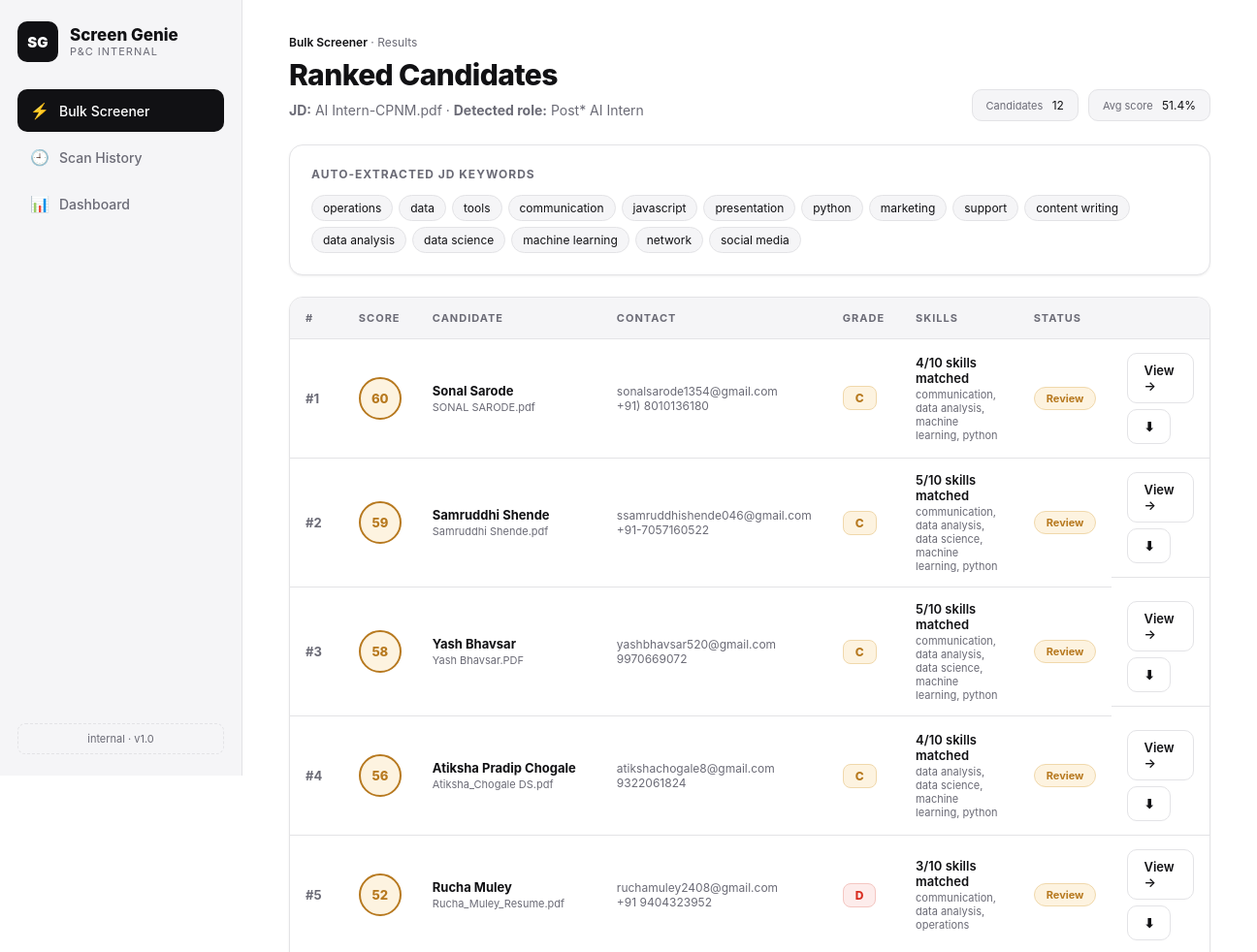
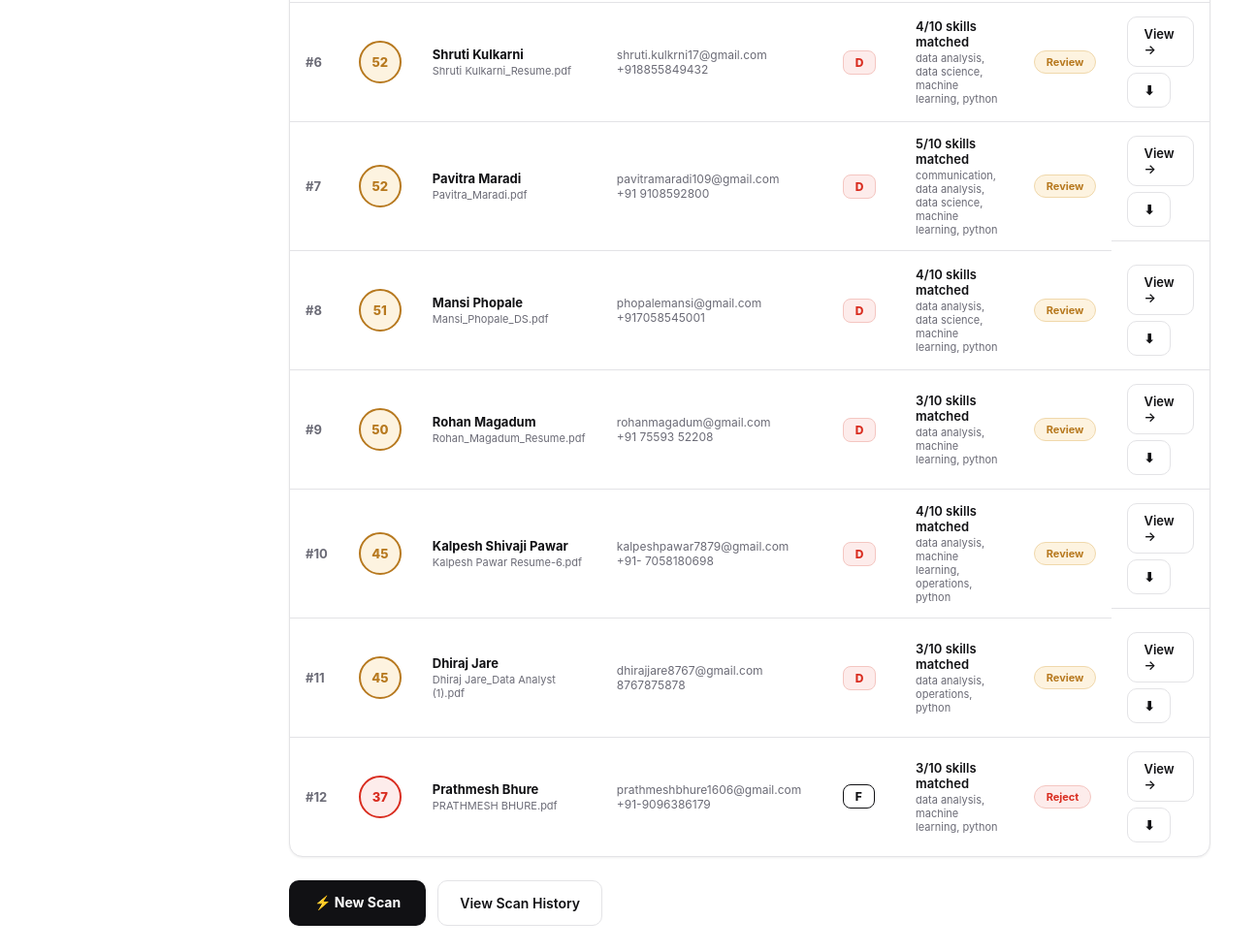
Page /results/1 on the committed database (2 pictures, top to bottom).
### tables this page shows
CREATE TABLE scans (
            id INTEGER PRIMARY KEY AUTOINCREMENT,
            jd_filename TEXT NOT NULL,
            jd_role TEXT,
            keywords TEXT,
            resume_count INTEGER NOT NULL,
            avg_score REAL NOT NULL,
            created_at TEXT NOT NULL
        );

CREATE TABLE candidates (
            id INTEGER PRIMARY KEY AUTOINCREMENT,
            scan_id INTEGER NOT NULL,
            filename TEXT NOT NULL,
            name TEXT,
            email TEXT,
            phone TEXT,
            score INTEGER NOT NULL,
            grade TEXT NOT NULL,
            status TEXT NOT NULL,
            section_scores TEXT,
            matched_keywords TEXT,
            missing_keywords TEXT,
            matched_skills TEXT,
            missing_skills TEXT,
            extra_skills TEXT,
            reasons TEXT,
            file_data BLOB,
            suggestions TEXT,
            passed_checks TEXT,
            warning_checks TEXT,
            issue_checks TEXT,
            semantic_score INTEGER,
            FOREIGN KEY (scan_id) REFERENCES scans (id)
        );

### app.py (the view)
@app.route("/results/<int:scan_id>")
def results(scan_id):
    db = get_db()
    scan_row = db.execute("SELECT * FROM scans WHERE id = ?", (scan_id,)).fetchone()
    if not scan_row:
        flash("Scan not found.")
        return redirect(url_for("index"))
    candidate_rows = db.execute(
        "SELECT id, scan_id, filename, name, email, phone, score, grade, status, "
        "section_scores, matched_skills, missing_skills FROM candidates "
        "WHERE scan_id = ? ORDER BY score DESC",
        (scan_id,),
    ).fetchall()
    candidates = []
    for row in candidate_rows:
        c = dict(row)
        c["section_scores"] = json.loads(c["section_scores"])
        c["matched_skills"] = json.loads(c["matched_skills"])
        c["missing_skills"] = json.loads(c["missing_skills"])
        candidates.append(c)
    keywords = json.loads(scan_row["keywords"])
    return render_template(
        "results.html", scan=scan_row, candidates=candidates, keywords=keywords
    )

### app.py (called while the page is built)
def get_db():
    if "db" not in g:
        g.db = sqlite3.connect(DB_PATH)
        g.db.row_factory = sqlite3.Row
    return g.db

### templates/results.html (shortened to what this page needs)
{% extends 'base.html' %}
{% set active = 'bulk' %}
{% block content %}
<div class="crumbs"><a href="{{ url_for('index') }}">Bulk Screener</a> · Results</div>
<div class="page-head">
  <div>
    <h1>Ranked Candidates</h1>
    <p class="lede"><strong>JD:</strong> {{ scan['jd_filename'] }} · <strong>Detected role:</strong> {{ scan['jd_role'] }}</p>
  </div>
  <div class="head-stats">
    <div class="stat-mini"><span>Candidates</span> {{ scan['resume_count'] }}</div>
    <div class="stat-mini"><span>Avg score</span> {{ scan['avg_score'] }}%</div>
  </div>
</div>
<div class="card kw-card">
  <div class="card-title small">Auto-extracted JD keywords</div>
  <div class="kw-row">
    {% for kw in keywords %}<span class="kw">{{ kw }}</span>{% endfor %}
  </div>
</div>
<div class="card table-card">
  <table class="rank-table">
    <thead>
      <tr>
        <th>#</th>
        <th>Score</th>
        <th>Candidate</th>
        <th>Contact</th>
        <th>Grade</th>
        <th>Skills</th>
        <th>Status</th>
        <th></th>
      </tr>
    </thead>
    <tbody>
      {% for c in candidates %}
      <tr>
        <td class="rk">#{{ loop.index }}</td>
        <td><div class="score-orb {{ 'high' if c['score']>=70 else ('mid' if c['score']>=45 else 'low') }}">{{ c['score'] }}</div></td>
        <td>
          <div class="cand-name">{{ c['name'] }}</div>
          <div class="cand-file">{{ c['filename'] }}</div>
        </td>
        <td>
          <div class="meta">{{ c['email'] }}</div>
          <div class="meta">{{ c['phone'] }}</div>
        </td>
        <td><span class="grade g-{{ c['grade'] }}">{{ c['grade'] }}</span></td>
        <td>
          <div class="kw-line"><span class="kw-num">{{ c['matched_skills']|length }}</span>/{{ c['matched_skills']|length + c['missing_skills']|length }} skills matched</div>
          <div class="kw-mini">{{ c['matched_skills'][:5]|join(', ') }}{% if c['matched_skills']|length > 5 %}…{% endif %}</div>
        </td>
        <td><span class="pill p-{{ c['status']|lower }}">{{ c['status'] }}</span></td>
        <td class="row-actions">
          <a class="ghost-btn" href="{{ url_for('candidate_detail', candidate_id=c['id']) }}">View →</a>
          <a class="ghost-btn" href="{{ url_for('candidate_download_file', candidate_id=c['id']) }}">⬇</a>
        </td>
      </tr>
      {% endfor %}
    </tbody>
  </table>
</div>
<div class="actions-row">
  <a class="primary-btn" href="{{ url_for('index') }}">⚡ New Scan</a>
  <a class="ghost-btn big" href="{{ url_for('history') }}">View Scan History</a>
</div>
{% endblock %}

### static/style.css (style rules this page uses)
:root { --bg: #ffffff; --panel: #ffffff; --soft: #f5f5f7; --border: #e3e3e6; --text: #111114; --muted: #6b6b76; --accent: #111114; --good: #16a34a; --good-bg: #e8f7ee; --warn: #b7791f; --warn-bg: #fdf3e0; --bad: #d92d20; --bad-bg: #fdeceb; --blue: #2563eb; --blue-bg: #eaf1fe; --shadow: 0 1px 3px rgba(0,0,0,.04), 0 1px 2px rgba(0,0,0,.03); }
* { box-sizing: border-box; margin: 0; padding: 0; }
html, body { height: 100%; }
body { font-family: 'Inter', 'Segoe UI', system-ui, sans-serif; color: var(--text); background: var(--bg); min-height: 100vh; }
a { color: inherit; text-decoration: none; }
.crumbs { font-size: 12px; color: var(--muted); margin-bottom: 8px; }
.crumbs a { color: var(--text); font-weight: 600; }
.page-head { display: flex; justify-content: space-between; align-items: flex-end; gap: 30px; margin-bottom: 24px; flex-wrap: wrap; }
h1 { font-size: 30px; font-weight: 800; letter-spacing: -.02em; margin-bottom: 8px; }
.lede { color: var(--muted); max-width: 720px; font-size: 14px; line-height: 1.55; }
.head-stats { display: flex; gap: 10px; flex-wrap: wrap; }
.stat-mini { background: var(--soft); border: 1px solid var(--border); padding: 8px 14px; border-radius: 10px; font-size: 12px; color: var(--text); }
.stat-mini span { color: var(--muted); margin-right: 6px; font-size: 11px; }
.card { background: var(--panel); border: 1px solid var(--border); border-radius: 14px; padding: 22px; box-shadow: var(--shadow); }
.card-title { font-weight: 700; font-size: 15px; margin-bottom: 14px; }
.card-title.small { font-size: 12px; color: var(--muted); text-transform: uppercase; letter-spacing: 1px; font-weight: 700; }
.primary-btn { display: inline-block; background: #111114; color: #fff; font-weight: 700; border: none; padding: 14px 26px; border-radius: 10px; cursor: pointer; font-size: 14px; transition: .15s; }
.ghost-btn { background: #fff; border: 1px solid var(--border); padding: 9px 16px; border-radius: 10px; font-size: 13px; color: var(--text); cursor: pointer; transition: .15s; font-weight: 600; }
.ghost-btn.big { padding: 14px 22px; font-size: 14px; }
.actions-row { display: flex; gap: 12px; margin-top: 24px; flex-wrap: wrap; }
.kw-card { margin-bottom: 22px; }
.kw-row { display: flex; flex-wrap: wrap; gap: 6px; }
.kw { padding: 5px 11px; border-radius: 999px; font-size: 12px; background: var(--soft); border: 1px solid var(--border); color: var(--text); }
.table-card { padding: 0; overflow: hidden; }
.rank-table { width: 100%; border-collapse: collapse; font-size: 13px; }
.rank-table th { text-align: left; padding: 14px 16px; color: var(--muted); font-size: 11px; letter-spacing: 1px; text-transform: uppercase; font-weight: 700; border-bottom: 1px solid var(--border); background: var(--soft); }
.rank-table td { padding: 14px 16px; border-bottom: 1px solid var(--border); vertical-align: middle; }
.rank-table tr:last-child td { border-bottom: none; }
.rk { color: var(--muted); font-weight: 700; }
.cand-name { font-weight: 700; }
.cand-file { font-size: 11px; color: var(--muted); margin-top: 2px; }
.meta { font-size: 12px; color: var(--muted); }
.row-actions { display: flex; gap: 6px; flex-wrap: wrap; }
.score-orb { width: 44px; height: 44px; border-radius: 50%; display: inline-flex; align-items: center; justify-content: center; font-weight: 800; font-size: 13px; border: 2px solid; }
.score-orb.mid { color: var(--warn); border-color: var(--warn); background: var(--warn-bg); }
.score-orb.low { color: var(--bad); border-color: var(--bad); background: var(--bad-bg); }
.grade { display: inline-block; padding: 4px 12px; border-radius: 8px; font-weight: 800; font-size: 12px; border: 1px solid; }
.grade.g-C { background: var(--warn-bg); color: var(--warn); border-color: #f0d8ab; }
.grade.g-D { background: var(--bad-bg); color: var(--bad); border-color: #f4c6c1; }
.pill { display: inline-block; padding: 4px 12px; border-radius: 999px; font-size: 11px; font-weight: 700; border: 1px solid; }
.pill.p-review { background: var(--warn-bg); color: var(--warn); border-color: #f0d8ab; }
.pill.p-reject { background: var(--bad-bg); color: var(--bad); border-color: #f4c6c1; }
.kw-line { font-size: 13px; font-weight: 600; }
.kw-num { color: var(--text); }
.kw-mini { font-size: 11px; color: var(--muted); margin-top: 2px; max-width: 220px; }

### rows in the picture
scans: jd_filename "AI Intern-CPNM.pdf", jd_role "Post* AI Intern", resume_count "12", avg_score "51.4"
candidates: score "60", name "Sonal Sarode", filename "SONAL SARODE.pdf", email "sonalsarode1354@gmail.com", phone "+91) 8010136180", grade "C", matched_skills|length "4", matched_skills|length "10", c "communication, data analysis, machine learning, python", status "Review"
candidates: score "59", name "Samruddhi Shende", filename "Samruddhi Shende.pdf", email "ssamruddhishende046@gmail.com", phone "+91-7057160522", grade "C", matched_skills|length "5", matched_skills|length "10", c "communication, data analysis, data science, machine learning, python", status "Review"
candidates: score "58", name "Yash Bhavsar", filename "Yash Bhavsar.PDF", email "yashbhavsar520@gmail.com", phone "9970669072", grade "C", matched_skills|length "5", matched_skills|length "10", c "communication, data analysis, data science, machine learning, python", status "Review"
candidates: score "56", name "Atiksha Pradip Chogale", filename "Atiksha_Chogale DS.pdf", email "atikshachogale8@gmail.com", phone "9322061824", grade "C", matched_skills|length "4", matched_skills|length "10", c "data analysis, data science, machine learning, python", status "Review"
candidates: score "52", name "Rucha Muley", filename "Rucha_Muley_Resume.pdf", email "ruchamuley2408@gmail.com", phone "+91 9404323952", grade "D", matched_skills|length "3", matched_skills|length "10", c "communication, data analysis, operations", status "Review"
candidates: score "52", name "Shruti Kulkarni", filename "Shruti Kulkarni_Resume.pdf", email "shruti.kulkrni17@gmail.com", phone "+918855849432", grade "D", matched_skills|length "4", matched_skills|length "10", c "data analysis, data science, machine learning, python", status "Review"
candidates: score "52", name "Pavitra Maradi", filename "Pavitra_Maradi.pdf", email "pavitramaradi109@gmail.com", phone "+91 9108592800", grade "D", matched_skills|length "5", matched_skills|length "10", c "communication, data analysis, data science, machine learning, python", status "Review"
candidates: score "51", name "Mansi Phopale", filename "Mansi_Phopale_DS.pdf", email "phopalemansi@gmail.com", phone "+917058545001", grade "D", matched_skills|length "4", matched_skills|length "10", c "data analysis, data science, machine learning, python", status "Review"
candidates: score "50", name "Rohan Magadum", filename "Rohan_Magadum_Resume.pdf", email "rohanmagadum@gmail.com", phone "+91 75593 52208", grade "D", matched_skills|length "3", matched_skills|length "10", c "data analysis, machine learning, python", status "Review"
candidates: score "45", name "Kalpesh Shivaji Pawar", filename "Kalpesh Pawar Resume-6.pdf", email "kalpeshpawar7879@gmail.com", phone "+91- 7058180698", grade "D", matched_skills|length "4", matched_skills|length "10", c "data analysis, machine learning, operations, python", status "Review"
candidates: score "45", name "Dhiraj Jare", filename "Dhiraj Jare_Data Analyst (1).pdf", email "dhirajjare8767@gmail.com", phone "8767875878", grade "D", matched_skills|length "3", matched_skills|length "10", c "data analysis, operations, python", status "Review"
candidates: score "37", name "Prathmesh Bhure", filename "PRATHMESH BHURE.pdf", email "prathmeshbhure1606@gmail.com", phone "+91-9096386179", grade "F", matched_skills|length "3", matched_skills|length "10", c "data analysis, machine learning, python", status "Reject"

### other values in the picture
{{ kw }} "operations" "data" "tools" "communication" "javascript" "presentation" "python" "marketing" "support" "content writing" "data analysis" "data science" "machine learning" "network" "social media"
